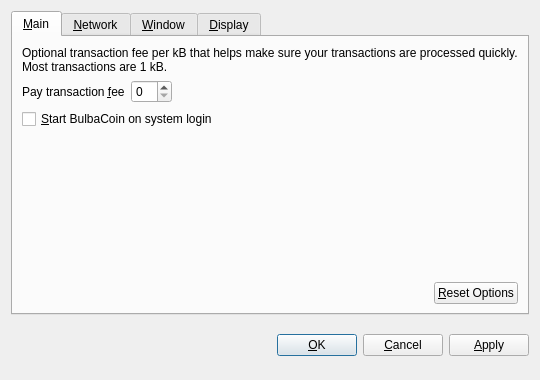
<?xml version="1.0" encoding="UTF-8"?>
<ui version="4.0">
 <class>OptionsDialog</class>
 <widget class="QDialog" name="OptionsDialog">
  <property name="geometry">
   <rect>
    <x>0</x>
    <y>0</y>
    <width>540</width>
    <height>380</height>
   </rect>
  </property>
  <property name="windowTitle">
   <string>Options</string>
  </property>
  <property name="modal">
   <bool>true</bool>
  </property>
  <layout class="QVBoxLayout" name="verticalLayout">
   <item>
    <widget class="QTabWidget" name="tabWidget">
     <property name="tabPosition">
      <enum>QTabWidget::North</enum>
     </property>
     <property name="currentIndex">
      <number>0</number>
     </property>
     <widget class="QWidget" name="tabMain">
      <attribute name="title">
       <string>&amp;Main</string>
      </attribute>
      <layout class="QVBoxLayout" name="verticalLayout_Main">
       <item>
        <widget class="QLabel" name="transactionFeeInfoLabel">
         <property name="text">
          <string>Optional transaction fee per kB that helps make sure your transactions are processed quickly. Most transactions are 1 kB.</string>
         </property>
         <property name="textFormat">
          <enum>Qt::PlainText</enum>
         </property>
         <property name="wordWrap">
          <bool>true</bool>
         </property>
        </widget>
       </item>
       <item>
        <layout class="QHBoxLayout" name="horizontalLayout_1_Main">
         <item>
          <widget class="QLabel" name="transactionFeeLabel">
           <property name="text">
            <string>Pay transaction &amp;fee</string>
           </property>
           <property name="textFormat">
            <enum>Qt::PlainText</enum>
           </property>
           <property name="buddy">
            <cstring>transactionFee</cstring>
           </property>
          </widget>
         </item>
         <item>
          <widget class="BitcoinAmountField" name="transactionFee"/>
         </item>
         <item>
          <spacer name="horizontalSpacer_1_Main">
           <property name="orientation">
            <enum>Qt::Horizontal</enum>
           </property>
           <property name="sizeHint" stdset="0">
            <size>
             <width>40</width>
             <height>20</height>
            </size>
           </property>
          </spacer>
         </item>
        </layout>
       </item>
       <item>
        <widget class="QCheckBox" name="bitcoinAtStartup">
         <property name="toolTip">
          <string>Automatically start BulbaCoin after logging in to the system.</string>
         </property>
         <property name="text">
          <string>&amp;Start BulbaCoin on system login</string>
         </property>
        </widget>
       </item>
       <item>
        <spacer name="verticalSpacer_Main">
         <property name="orientation">
          <enum>Qt::Vertical</enum>
         </property>
         <property name="sizeHint" stdset="0">
          <size>
           <width>20</width>
           <height>40</height>
          </size>
         </property>
        </spacer>
       </item>
       <item>
        <layout class="QHBoxLayout" name="horizontalLayout_2_Main">
         <item>
          <spacer name="horizontalSpacer_2_Main">
           <property name="orientation">
            <enum>Qt::Horizontal</enum>
           </property>
           <property name="sizeHint" stdset="0">
            <size>
             <width>40</width>
             <height>20</height>
            </size>
           </property>
          </spacer>
         </item>
         <item>
          <widget class="QPushButton" name="resetButton">
           <property name="toolTip">
            <string>Reset all client options to default.</string>
           </property>
           <property name="text">
            <string>&amp;Reset Options</string>
           </property>
           <property name="autoDefault">
            <bool>false</bool>
           </property>
          </widget>
         </item>
        </layout>
       </item>
      </layout>
     </widget>
     <widget class="QWidget" name="tabNetwork">
      <attribute name="title">
       <string>&amp;Network</string>
      </attribute>
      <layout class="QVBoxLayout" name="verticalLayout_Network">
       <item>
        <widget class="QCheckBox" name="mapPortUpnp">
         <property name="toolTip">
          <string>Automatically open the BulbaCoin client port on the router. This only works when your router supports UPnP and it is enabled.</string>
         </property>
         <property name="text">
          <string>Map port using &amp;UPnP</string>
         </property>
        </widget>
       </item>
       <item>
        <widget class="QCheckBox" name="connectSocks">
         <property name="toolTip">
          <string>Connect to the BulbaCoin network through a SOCKS proxy (e.g. when connecting through Tor).</string>
         </property>
         <property name="text">
          <string>&amp;Connect through SOCKS proxy:</string>
         </property>
        </widget>
       </item>
       <item>
        <layout class="QHBoxLayout" name="horizontalLayout_Network">
         <item>
          <widget class="QLabel" name="proxyIpLabel">
           <property name="text">
            <string>Proxy &amp;IP:</string>
           </property>
           <property name="textFormat">
            <enum>Qt::PlainText</enum>
           </property>
           <property name="buddy">
            <cstring>proxyIp</cstring>
           </property>
          </widget>
         </item>
         <item>
          <widget class="QValidatedLineEdit" name="proxyIp">
           <property name="maximumSize">
            <size>
             <width>140</width>
             <height>16777215</height>
            </size>
           </property>
           <property name="toolTip">
            <string>IP address of the proxy (e.g. 127.0.0.1)</string>
           </property>
          </widget>
         </item>
         <item>
          <widget class="QLabel" name="proxyPortLabel">
           <property name="text">
            <string>&amp;Port:</string>
           </property>
           <property name="textFormat">
            <enum>Qt::PlainText</enum>
           </property>
           <property name="buddy">
            <cstring>proxyPort</cstring>
           </property>
          </widget>
         </item>
         <item>
          <widget class="QLineEdit" name="proxyPort">
           <property name="maximumSize">
            <size>
             <width>55</width>
             <height>16777215</height>
            </size>
           </property>
           <property name="toolTip">
            <string>Port of the proxy (e.g. 9050)</string>
           </property>
          </widget>
         </item>
         <item>
          <widget class="QLabel" name="socksVersionLabel">
           <property name="text">
            <string>SOCKS &amp;Version:</string>
           </property>
           <property name="textFormat">
            <enum>Qt::PlainText</enum>
           </property>
           <property name="buddy">
            <cstring>socksVersion</cstring>
           </property>
          </widget>
         </item>
         <item>
          <widget class="QValueComboBox" name="socksVersion">
           <property name="toolTip">
            <string>SOCKS version of the proxy (e.g. 5)</string>
           </property>
          </widget>
         </item>
         <item>
          <spacer name="horizontalSpacer_Network">
           <property name="orientation">
            <enum>Qt::Horizontal</enum>
           </property>
           <property name="sizeHint" stdset="0">
            <size>
             <width>40</width>
             <height>20</height>
            </size>
           </property>
          </spacer>
         </item>
        </layout>
       </item>
       <item>
        <spacer name="verticalSpacer_Network">
         <property name="orientation">
          <enum>Qt::Vertical</enum>
         </property>
         <property name="sizeHint" stdset="0">
          <size>
           <width>20</width>
           <height>40</height>
          </size>
         </property>
        </spacer>
       </item>
      </layout>
     </widget>
     <widget class="QWidget" name="tabWindow">
      <attribute name="title">
       <string>&amp;Window</string>
      </attribute>
      <layout class="QVBoxLayout" name="verticalLayout_Window">
       <item>
        <widget class="QCheckBox" name="minimizeToTray">
         <property name="toolTip">
          <string>Show only a tray icon after minimizing the window.</string>
         </property>
         <property name="text">
          <string>&amp;Minimize to the tray instead of the taskbar</string>
         </property>
        </widget>
       </item>
       <item>
        <widget class="QCheckBox" name="minimizeOnClose">
         <property name="toolTip">
          <string>Minimize instead of exit the application when the window is closed. When this option is enabled, the application will be closed only after selecting Quit in the menu.</string>
         </property>
         <property name="text">
          <string>M&amp;inimize on close</string>
         </property>
        </widget>
       </item>
       <item>
        <spacer name="verticalSpacer_Window">
         <property name="orientation">
          <enum>Qt::Vertical</enum>
         </property>
         <property name="sizeHint" stdset="0">
          <size>
           <width>20</width>
           <height>40</height>
          </size>
         </property>
        </spacer>
       </item>
      </layout>
     </widget>
     <widget class="QWidget" name="tabDisplay">
      <attribute name="title">
       <string>&amp;Display</string>
      </attribute>
      <layout class="QVBoxLayout" name="verticalLayout_Display">
       <item>
        <layout class="QHBoxLayout" name="horizontalLayout_1_Display">
         <item>
          <widget class="QLabel" name="langLabel">
           <property name="text">
            <string>User Interface &amp;language:</string>
           </property>
           <property name="textFormat">
            <enum>Qt::PlainText</enum>
           </property>
           <property name="buddy">
            <cstring>lang</cstring>
           </property>
          </widget>
         </item>
         <item>
          <widget class="QValueComboBox" name="lang">
           <property name="toolTip">
            <string>The user interface language can be set here. This setting will take effect after restarting BulbaCoin.</string>
           </property>
          </widget>
         </item>
        </layout>
       </item>
       <item>
        <layout class="QHBoxLayout" name="horizontalLayout_2_Display">
         <item>
          <widget class="QLabel" name="unitLabel">
           <property name="text">
            <string>&amp;Unit to show amounts in:</string>
           </property>
           <property name="textFormat">
            <enum>Qt::PlainText</enum>
           </property>
           <property name="buddy">
            <cstring>unit</cstring>
           </property>
          </widget>
         </item>
         <item>
          <widget class="QValueComboBox" name="unit">
           <property name="toolTip">
            <string>Choose the default subdivision unit to show in the interface and when sending coins.</string>
           </property>
          </widget>
         </item>
        </layout>
       </item>
       <item>
        <widget class="QCheckBox" name="displayAddresses">
         <property name="toolTip">
          <string>Whether to show BulbaCoin addresses in the transaction list or not.</string>
         </property>
         <property name="text">
          <string>&amp;Display addresses in transaction list</string>
         </property>
        </widget>
       </item>
       <item>
        <widget class="QCheckBox" name="coinControlFeatures">
         <property name="toolTip">
          <string>Whether to show coin control features or not.</string>
         </property>
         <property name="text">
          <string>Display coin &amp;control features (experts only!)</string>
         </property>
        </widget>
       </item>
       <item>
        <spacer name="verticalSpacer_Display">
         <property name="orientation">
          <enum>Qt::Vertical</enum>
         </property>
         <property name="sizeHint" stdset="0">
          <size>
           <width>20</width>
           <height>40</height>
          </size>
         </property>
        </spacer>
       </item>
      </layout>
     </widget>
    </widget>
   </item>
   <item>
    <layout class="QHBoxLayout" name="horizontalLayout_Buttons">
     <item>
      <spacer name="horizontalSpacer_1">
       <property name="orientation">
        <enum>Qt::Horizontal</enum>
       </property>
       <property name="sizeHint" stdset="0">
        <size>
         <width>40</width>
         <height>48</height>
        </size>
       </property>
      </spacer>
     </item>
     <item>
      <widget class="QLabel" name="statusLabel">
       <property name="font">
        <font>
         <weight>75</weight>
         <bold>true</bold>
        </font>
       </property>
       <property name="text">
        <string/>
       </property>
       <property name="textFormat">
        <enum>Qt::PlainText</enum>
       </property>
       <property name="wordWrap">
        <bool>true</bool>
       </property>
      </widget>
     </item>
     <item>
      <spacer name="horizontalSpacer_2">
       <property name="orientation">
        <enum>Qt::Horizontal</enum>
       </property>
       <property name="sizeHint" stdset="0">
        <size>
         <width>40</width>
         <height>48</height>
        </size>
       </property>
      </spacer>
     </item>
     <item>
      <widget class="QPushButton" name="okButton">
       <property name="text">
        <string>&amp;OK</string>
       </property>
      </widget>
     </item>
     <item>
      <widget class="QPushButton" name="cancelButton">
       <property name="text">
        <string>&amp;Cancel</string>
       </property>
       <property name="autoDefault">
        <bool>false</bool>
       </property>
      </widget>
     </item>
     <item>
      <widget class="QPushButton" name="applyButton">
       <property name="text">
        <string>&amp;Apply</string>
       </property>
       <property name="autoDefault">
        <bool>false</bool>
       </property>
      </widget>
     </item>
    </layout>
   </item>
  </layout>
 </widget>
 <customwidgets>
  <customwidget>
   <class>BitcoinAmountField</class>
   <extends>QSpinBox</extends>
   <header>bitcoinamountfield.h</header>
  </customwidget>
  <customwidget>
   <class>QValueComboBox</class>
   <extends>QComboBox</extends>
   <header>qvaluecombobox.h</header>
  </customwidget>
  <customwidget>
   <class>QValidatedLineEdit</class>
   <extends>QLineEdit</extends>
   <header>qvalidatedlineedit.h</header>
  </customwidget>
 </customwidgets>
 <resources/>
 <connections/>
</ui>
